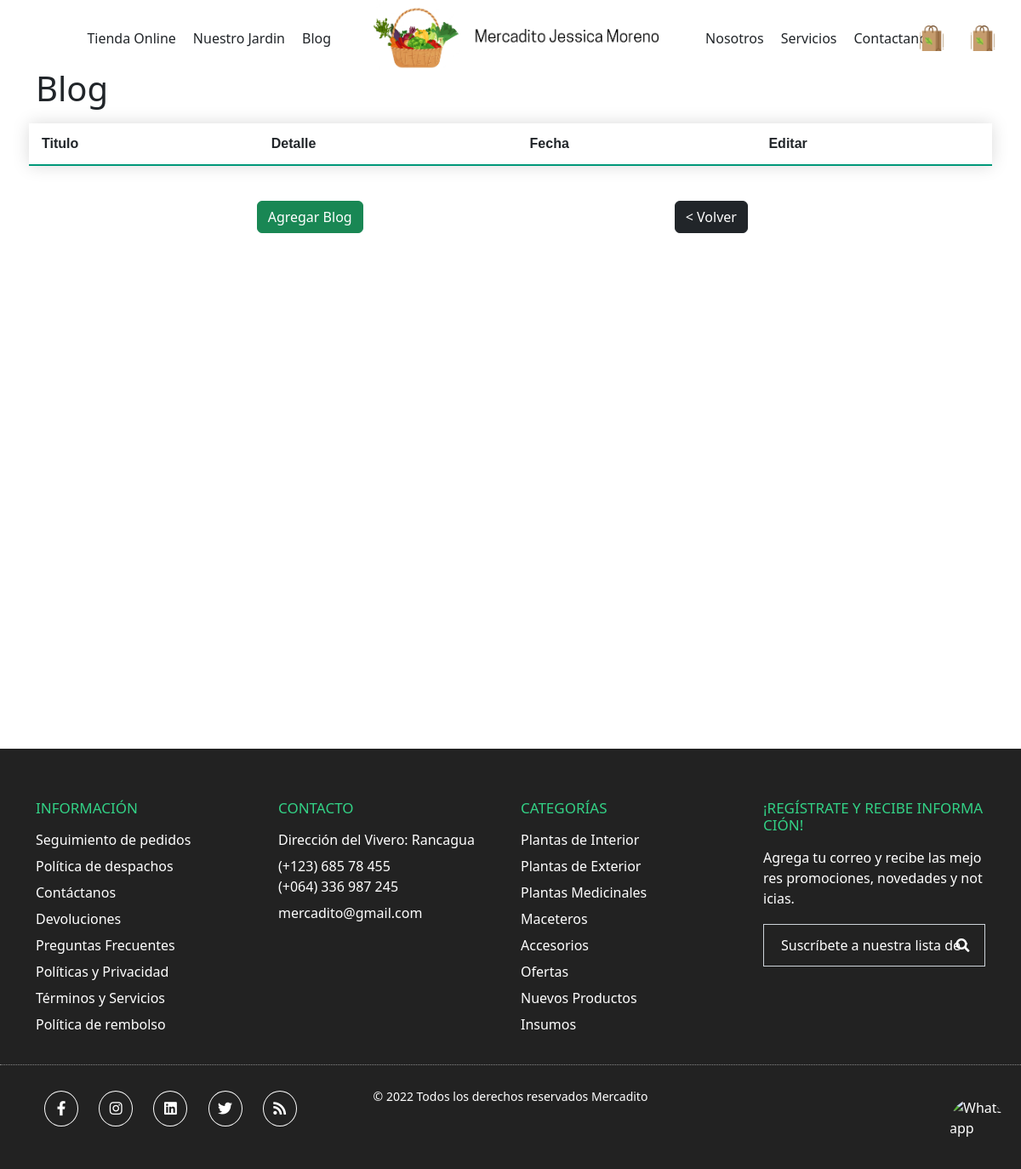
Page /pages/listarblog.php on the earlier database version.
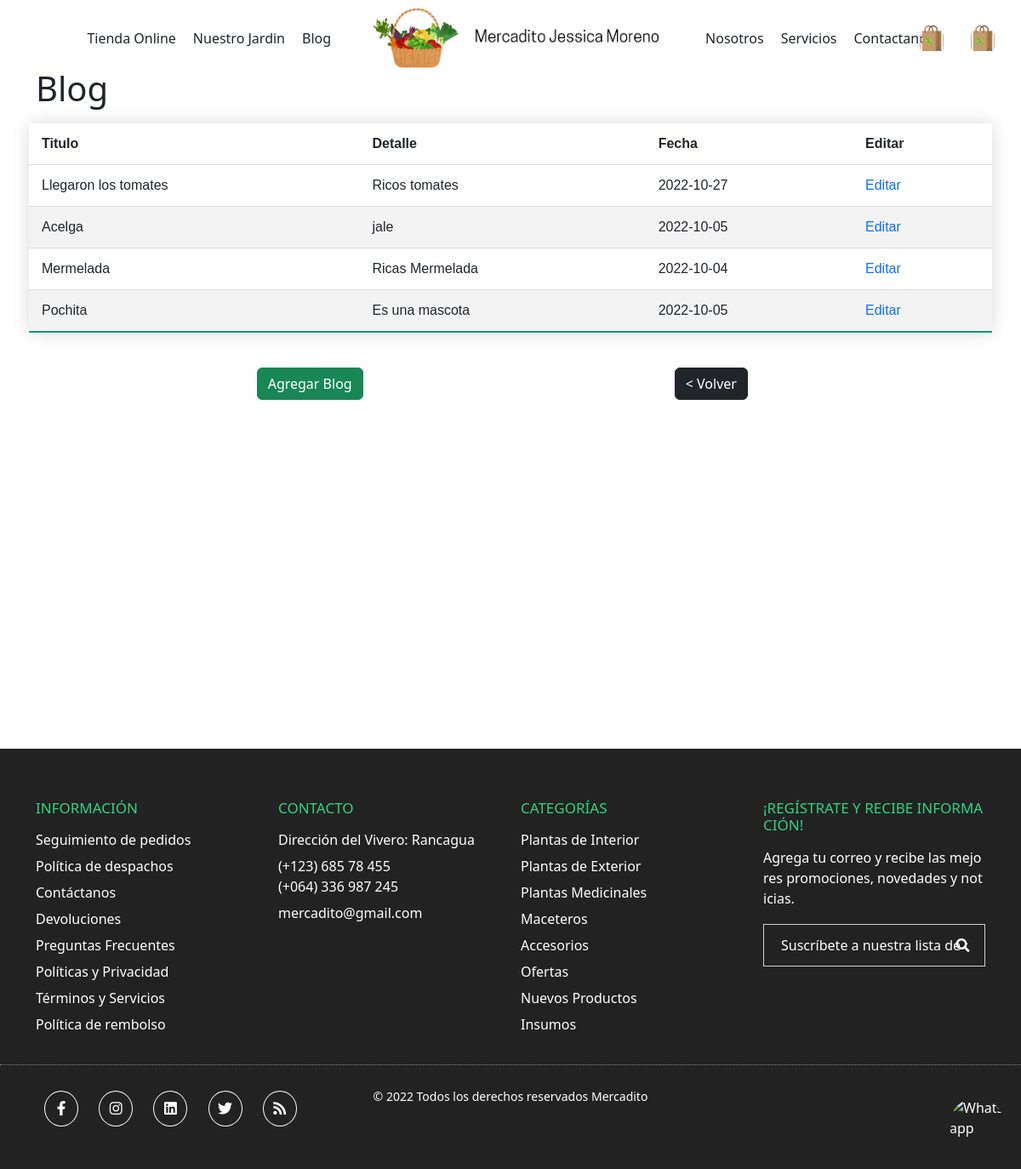
Same page on the later database version.
### tables this page shows
CREATE TABLE `blog` (
  `id` int(12) NOT NULL,
  `imagen` longblob NOT NULL,
  `name` varchar(30) NOT NULL,
  `detail` varchar(50) NOT NULL,
  `date` date NOT NULL
);

### core/bootstraper.php (called while the page is built)
<?php
    require '../database/DatabaseMYSQL.php';
        $connectDB = new DatabaseMYSQL('localhost','root','','mercadito');
?>

### controllers/blog.controller.php (called while the page is built, shortened)
<?php
    require '../models/Blog.php';
    class BlogController {
        private $connectDB;
        function __construct( $connectDB)
        {
            $this->connectDB = $connectDB;
        }
         public function select(){
            $blog = array();
            $this->connectDB->connect();
            $sql = " SELECT * FROM `blog`";
            $st = $this->connectDB->query($sql);
            while($rs = mysqli_fetch_array($st)){
                $blog[] = new Blog($rs['id'],$rs['imagen'],$rs['name'],$rs['detail'],$rs['date']);;
            }
            $this->connectDB->disconnect();
            return $blog;
        }
    }
?>

### database/DatabaseMYSQL.php (called while the page is built, shortened)
<?php
    class DatabaseMYSQL implements IConnectDB{
        private $db;
        private $localhost;
        private $user;
        private $pass;
        private $nameDB;
        public function __construct($localhost, $user, $pass, $nameDB)
        {
            $this->localhost = $localhost;
            $this->user = $user;
            $this->pass = $pass;
            $this->nameDB = $nameDB;
        }
        public function connect(){
            $this->db = new mysqli($this->localhost,$this->user,$this->pass,$this->nameDB);
        }
        public function query($sql){
            return $this->db->query($sql);
        }
    }
?>

### models/Blog.php (called while the page is built, shortened)
<?php
class Blog{
    private  $id;
    private  $nombre;
    private  $detalle;
    private  $fecha;
    function __construct($id,$imagen,$nombre,$detalle,$fecha) {
        $this->id = $id;
        $this->nombre = $nombre;
        $this->detalle = $detalle;
        $this->fecha = $fecha;
    }
    public function getId():int {
        return $this->id;
    }
    public function getNombre():string {
        return $this->nombre;
    }
    public function getDetalle():string {
        return $this->detalle;
    }
    public function getFecha():string {
        return $this->fecha;
    }
}
?>

### pages/listarblog.php (the view)
<?
    require '../core/bootstraper.php';
    require '../controllers/blog.controller.php';
    $blogController = new BlogController($connectDB);
    $blog = $blogController->select();
?>
<!DOCTYPE html>
<html lang="es">
<head>
    <?php include '../components/head.php' ?>
    <link rel="stylesheet" href="../assets/styles/main.css">
    <link rel="stylesheet" href="../assets/styles/pages/listarblog.css">
</head>
<body>
    <?php include '../components/header.php' ?>
    <div class="container container-main">
       <h1>Blog</h1>
       <form class="row g-3 justify-content-center">
        <table class="styled-table">
            <tr>
                <td><strong>Titulo</strong></td>
                <td><strong>Detalle</strong></td>
                <td><strong>Fecha</strong></td>
                <td><strong>Editar</strong></td>
            </tr>
            <tr>
            <?php
                for ($i = 0; $i < count($blog); $i++) {
                echo "<tr>";
                echo "<td>" . $blog[$i]->getNombre() . "</td>";
                echo "<td>" . $blog[$i]->getDetalle() . "</td>";
                echo "<td>" . $blog[$i]->getFecha() . "</td>";
                echo "<td><a href='listarblog.php?id=" . $blog[$i]->getId() ."'>Editar</a></td>";
                echo "</tr>";
                }
            ?>
            </tr>
        </table>
        <div class="col-5  justify-content-center mb-2" style="text-align: center;">
             <a href="./agregarblog.php" ><button type="button" class="btn btn-success">Agregar Blog</button></a>
         </div>
         <div class="col-5  justify-content-center mb-2" style="text-align: center;">
             <a href="./perfil.php" ><button type="button" class="btn btn-success btn btn-dark"> < Volver</button></a>
         </div>
       </form>
    </div>
    <?php include '../components/footer.php' ?>
</body>
</html>

### components/head.php (shortened to what this page needs)
<link href="https://cdn.jsdelivr.net/npm/bootstrap@5.2.2/dist/css/bootstrap.min.css" rel="stylesheet">

### components/header.php (shortened to what this page needs)
<?php
   $login = false;
?>
<header>
    <ul class="header__menu">
        <li onclick="redirectTo('pages/tiendaonline.php')" class="header__menu-item">Tienda Online</li>
        <li onclick="redirectTo('pages/nuestrojardin.php')" class="header__menu-item">Nuestro Jardin</li>
        <li onclick="redirectTo('pages/blog.php')" class="header__menu-item">Blog</li>
        <div onclick="redirectTo('./index.php')"  class="header__logo"></div>
        <li onclick="redirectTo('pages/nosotros.php')" class="header__menu-item">Nosotros</li>
        <li onclick="redirectTo('pages/servicio.php')" class="header__menu-item">Servicios</li>
        <li onclick="redirectTo('pages/contactenos.php')" class="header__menu-item">Contactanos</li>
       <div class="header__icon">
            <?php
               if(!$login) {
                echo
                '  <a href="pages/login.php"> <li class="header__menu-item"></li></a>';
               }
               else {
                   echo $user->getNombre();
                   echo '  <a href="./pages/perfil.php"> <li class="header__menu-item"></li></a>';
                   echo '<a href="./routes/auth.routes.php?logout">Salir</a>';
               }
            ?>
        <li onclick="redirectTo('pages/carrodecompra.php')" class="header__menu-item"></li>
       </div>
    </ul>
</header>

### components/footer.php (shortened to what this page needs)
<footer class="footer_area">
    <?php include __DIR__.'/whatsapp.php' ?>
    <div class="container">
        <div class="row">
           <div class="col-md-3 col-sm-6">
               <div class="single_ftr">
                   <h4 class="sf_title">INFORMACIÓN</h4>
                   <ul>
                       <li><a onclick="redirectTo('pages/info/seguimientodepedido.php')">Seguimiento de pedidos</a></li>
                       <li><a onclick="redirectTo('pages/info/politicadedespachos.php')">Política de despachos</a></li>
                       <li><a onclick="redirectTo('pages/contactenos.php')">Contáctanos</a></li>
                       <li><a onclick="redirectTo('pages/devoluciones.php')">Devoluciones</a></li>
                       <li><a onclick="redirectTo('pages/info/preguntasfrecuentes.php')">Preguntas Frecuentes</a></li>
                       <li><a onclick="redirectTo('pages/info/politicasyprivacidad.php')">Políticas y Privacidad</a></li>
                       <li><a onclick="redirectTo('pages/info/terminosyservicios.php')">Términos y Servicios</a></li>
                       <li><a onclick="redirectTo('pages/info/politicadelrembolso.php')">Política de rembolso</a></li>
                   </ul>
               </div>
           </div>
            <div class="col-md-3 col-sm-6">
                <div class="single_ftr">
                    <h4 class="sf_title">CONTACTO</h4>
                    <ul>
                        <li>Dirección del Vivero: Rancagua</li>
                        <li>(+123) 685 78 455 <br> (+064) 336 987 245</li>
                        <li>mercadito@gmail.com</li>
                    </ul>
                </div>
            </div>
            <div class="col-md-3 col-sm-6">
                <div class="single_ftr">
                    <h4 class="sf_title">CATEGORÍAS</h4>
                    <ul>
                        <li><a href="#">Plantas de Interior</a></li>
                        <li><a href="#">Plantas de Exterior</a></li>
                        <li><a href="#">Plantas Medicinales</a></li>
                        <li><a href="#">Maceteros</a></li>
                        <li><a href="#">Accesorios</a></li>
                        <li><a href="#">Ofertas</a></li>
                        <li><a href="#">Nuevos Productos</a></li>
                        <li><a href="#">Insumos</a></li>
                    </ul>
                </div>
            </div>
            <div class="col-md-3 col-sm-6">
                <div class="single_ftr">
                    <h4 class="sf_title">¡REGÍSTRATE Y RECIBE INFORMACIÓN!</h4>
                    <div class="newsletter_form">
                        <p>Agrega tu correo y recibe las mejores promociones, novedades y noticias.</p>
                        <form method="post" class="form-inline">
                            <input name="EMAIL" id="email" placeholder="Suscríbete a nuestra lista de correo" class="form-control" type="email">
                            <button type="submit" class="btn btn-default" title="search">
                                <i class="fa fa-search"></i>
                            </button>
                        </form>
                    </div>
                </div>
            </div>
        </div>
    </div>
    <div class="ftr_btm_area">
        <div class="container">
            <div class="row">
                <div class="col-sm-4">
                    <div class="ftr_social_icon">
                        <ul>
                            <li>
                                <a href="https://www.facebook.com/profile.php?id=100063554051438" title="facebook"><i class="fab fa-facebook-f"></i></a>
                            </li>
                            <li>
                                <a href="https://www.instagram.com/mercadito_jessicamoreno" title="instagram"><i class="fab fa-instagram"></i></a>
                            </li>
                            <li>
                                <a href="#" title="linkedin"><i class="fab fa-linkedin"></i></a>
                            </li>
                            <li>
                                <a href="#" title="twitter"><i class="fab fa-twitter"></i></a>
                            </li>
                            <li>
                                <a href="#" title="rss"><i class="fa fa-rss"></i></a>
                            </li>
                        </ul>
                    </div>
                </div>
                <div class="col-sm-4">
                    <p class="copyright_text text-center">© 2022 Todos los derechos reservados Mercadito</p>
                </div>
                <div class="col-sm-4">
                    <div class="payment_mthd_icon text-right">
                        <ul>
                            <li><i class="fa fa-cc-paypal"></i></li>
                            <li><i class="fa fa-cc-visa"></i></li>
                            <li><i class="fa fa-cc-discover"></i></li>
                            <li><i class="fa fa-cc-mastercard"></i></li>
                            <li><i class="fa fa-cc-amex"></i></li>
                        </ul>
                    </div>
                </div>
            </div>
        </div>
    </div>
</footer>

### components/whatsapp.php
<img
    class="btn-whatsapp"
    src="https://clientes.dongee.com/whatsapp.png"
    width="64"
    height="64"
    alt="Whatsapp"
    onclick="window.open('https://wa.me/573001112233?text=Hola!%20Estoy%20interesado%20en%20tu%20servicio')"
    >

### assets/styles/main.css (style rules this page uses)
*::after, *::before, * { box-sizing: border-box; padding: 0; margin: 0; }
body { width: 100vw; height: 100vh; }
ul { list-style: none; padding-left: 0px; margin-bottom: 0; }
a { text-decoration: none; }
.container-main { min-height: 100vh; }

### assets/styles/pages/listarblog.css (style rules this page uses)
.styled-table { border-collapse: collapse; margin: 25px 0; font-size: 1em; font-family: sans-serif; min-width: 450px; box-shadow: 0 0 20px rgba(0, 0, 0, 0.15); }
.styled-table th, .styled-table td { padding: 12px 15px; }
.styled-table tbody tr { border-bottom: 1px solid #dddddd; }
.styled-table tbody tr:nth-of-type(even) { background-color: #f3f3f3; }
.styled-table tbody tr:last-of-type { border-bottom: 2px solid #009879; }

### assets/styles/components/header.css (style rules this page uses)
header { margin: auto; width: 100vw; height: 80px; display: flex; justify-content: center; align-items: center; background-color: #FFFF; padding-top: 10px; }
header .header__logo { background-image: url('../../images/logo-temporal.png'); background-size: contain; background-repeat: no-repeat; background-position: center; width: 400px; height: 80px; }
header .header__icon { position: absolute; right: 20px; display: flex; justify-content: center; align-items: center; gap: 10px; }
header .header__icon li { background-size: contain; background-repeat: no-repeat; background-position: center; width: 50px; height: 50px; }
header .header__icon li:first-child { background-image: url('../../images/iconologin.png'); }
header .header__icon li:last-child { background-image: url('../../images/logo-compra.png'); -webkit-transform: scale(0.6); -moz-transform: scale(0.6); -ms-transform: scale(0.6); -o-transform: scale(0.6); transform: scale(0.6); }
header .header__menu { list-style: none; display: flex; justify-content: center; align-items: center; gap: 20px; }
header .header__menu .header__menu-item { cursor: pointer; }

### assets/styles/components/whatsapp.css (style rules this page uses)
.btn-whatsapp { position: absolute; display: block ; position: fixed; z-index: 9999999; bottom: 20px; right: 20px; cursor: pointer; -webkit-border-radius:100px; -moz-border-radius:100px; -ms-border-radius:100px; -o-border-radius:100px; border-radius:100px; }

### assets/styles/components/footer.css (style rules this page uses)
footer { width: 100vw; padding:60px 0 20px; position: relative; bottom: 0; color: #fff; z-index: 100; background: #222; word-break: break-all; word-wrap: break-word; }
.single_ftr form { margin-top: 8px; }
.single_ftr p { margin-bottom: 10px; }
.sf_title { color: #33d286; text-transform: uppercase; font-size: 17px; margin-top: 0px; margin-bottom: 15px; }
.newsletter_form form { position: relative; display: block; }
.newsletter_form { margin-top: 0px; overflow: hidden; }
.single_ftr p { display: inline-block; }
.newsletter_form .form-control { height: 50px; line-height: 50px; margin: 0; padding: 8px 20px; width: 100%; position: relative; background: transparent; color: #fff; border-radius: 0; }
.newsletter_form button { border: inherit; border-radius: 0; background: transparent; color: #fff; text-transform: uppercase; box-shadow: none; border: 1px solid transparent; transition: 0.5s; letter-spacing: 0.5px; position: absolute; right: 0px; top: 0; padding: 12px 17px; transition: .5s; }
.single_ftr li { padding-bottom: 7px; color: #fff; cursor: pointer; }
.single_ftr a { color: #fff; }
.ftr_social_icon li { display: inline-block; text-align: center; margin: 0 10px; }
.ftr_social_icon ul li a { border: 1px solid #fff; border-radius: 50%; color: #fff; display: inline-block; font-size: 17px; line-height: 32px; padding: 4px 8px; width: 40px; transition: .5s; }
.ftr_btm_area { background: transparent; padding-top: 20px; padding-bottom: 20px; border-top: 1px dotted #888; margin-top: 28px; z-index: 100; position: relative; }
.copyright_text { margin: 6px 0; font-size: 14px; }
.payment_mthd_icon li { display: inline-block; margin-left: 10px; font-size: 30px; color: #fff; }
@media screen and (max-width: 1200px) { .ftr_social_icon li { margin: 10px; } }

Differences in the rows shown:
added blog: name "Llegaron los tomates", detail "Ricos tomates", date "2022-10-27"
added blog: name "Acelga", detail "jale", date "2022-10-05"
added blog: name "Mermelada", detail "Ricas Mermelada", date "2022-10-04"
added blog: name "Pochita", detail "Es una mascota", date "2022-10-05"
